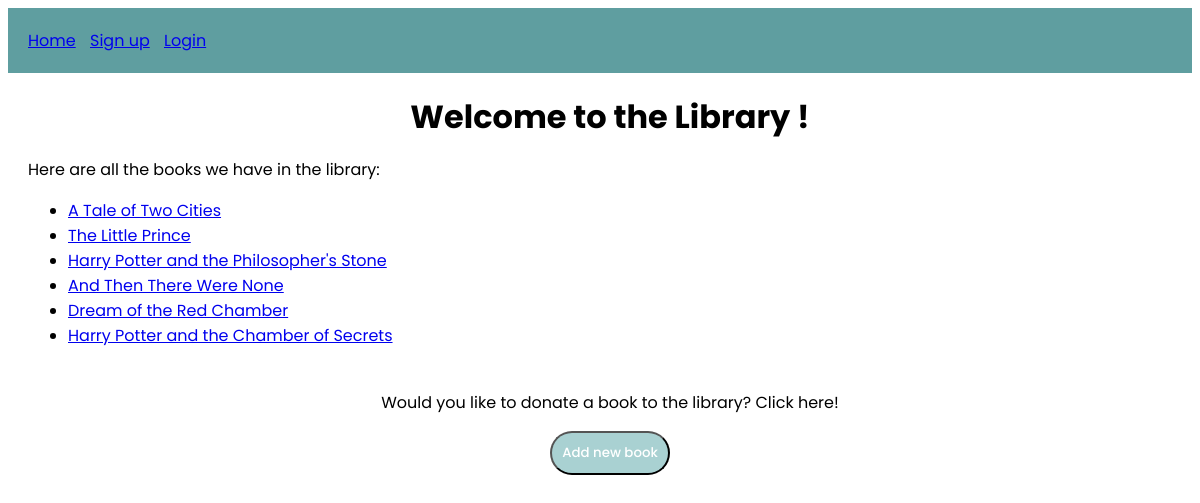
The page / on the database its author committed.
### library/models.py (models this page shows, shortened)
class Book(models.Model):
   title = models.CharField(max_length=100)
   author = models.ForeignKey(Author, on_delete=models.CASCADE, null=False)
   borrower = models.ForeignKey(User, on_delete=models.SET_NULL, null=True, blank=True)

### library/views.py (the view)
# urls.py: path('', views.home, name='library-home'),
def home(request):
    data = { 'books': Book.objects.all() }
    return render(request, 'library/home.html', data)

### library/templates/library/home.html
{% extends "library/base.html" %}
{% block content %}
<h1>Welcome to the Library
    {% if user.is_authenticated %}
    , {{user}}!
    {% else %}
    !
    {% endif %}
</h1>
<p>Here are all the books we have in the library:</p>
<ul>
    {% for book in books %}
    <li>
        <a href="{% url 'library-show' id=book.id %}">{{book.title}}</a>
    </li>
    {% endfor %}
</ul>
<div class="centerThis">
<p> Would you like to donate a book to the library? Click here! </p>
<a href="{% url 'library-create' %}"> <button>Add new book</button></a>
</div>
{% endblock content %}

### library/static/css/styles.css (style rules this page uses)
h1 { text-align: center; margin-top: 20px; margin-bottom: 0; }
button { border-radius: 23px; padding: 10px; background-color: rgb(169, 209, 210); color: white; font-family: 'Poppins', sans-serif; font-weight: 500; word-spacing: 5%; }
.centerThis { padding-top: 10px; display: flex; flex-direction: column; justify-content: center; align-items: center; }

### rows shown on the page
Book: title "A Tale of Two Cities"
Book: title "The Little Prince"
Book: title "Harry Potter and the Philosopher's Stone"
Book: title "And Then There Were None"
Book: title "Dream of the Red Chamber"
Book: title "Harry Potter and the Chamber of Secrets"
